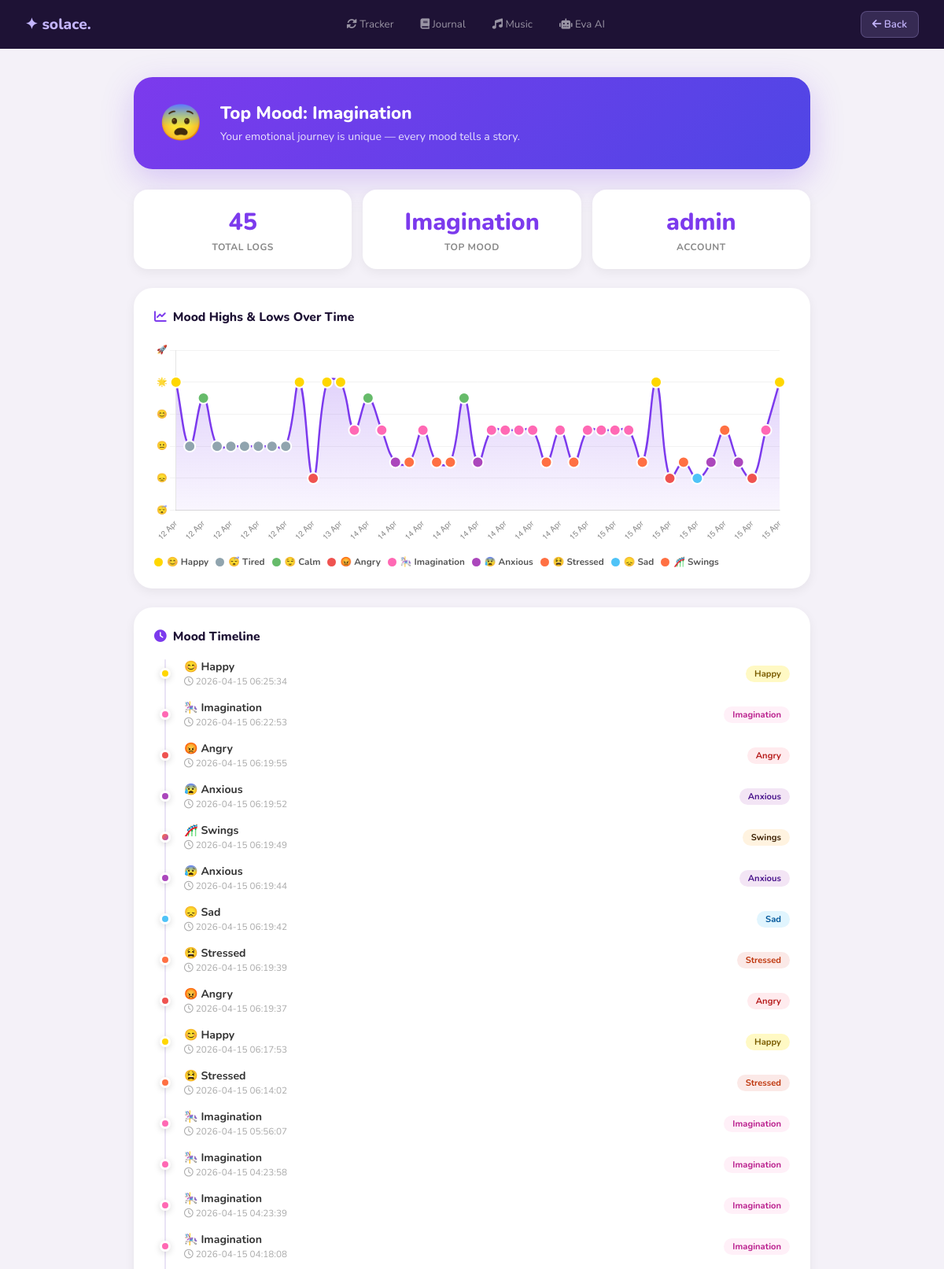
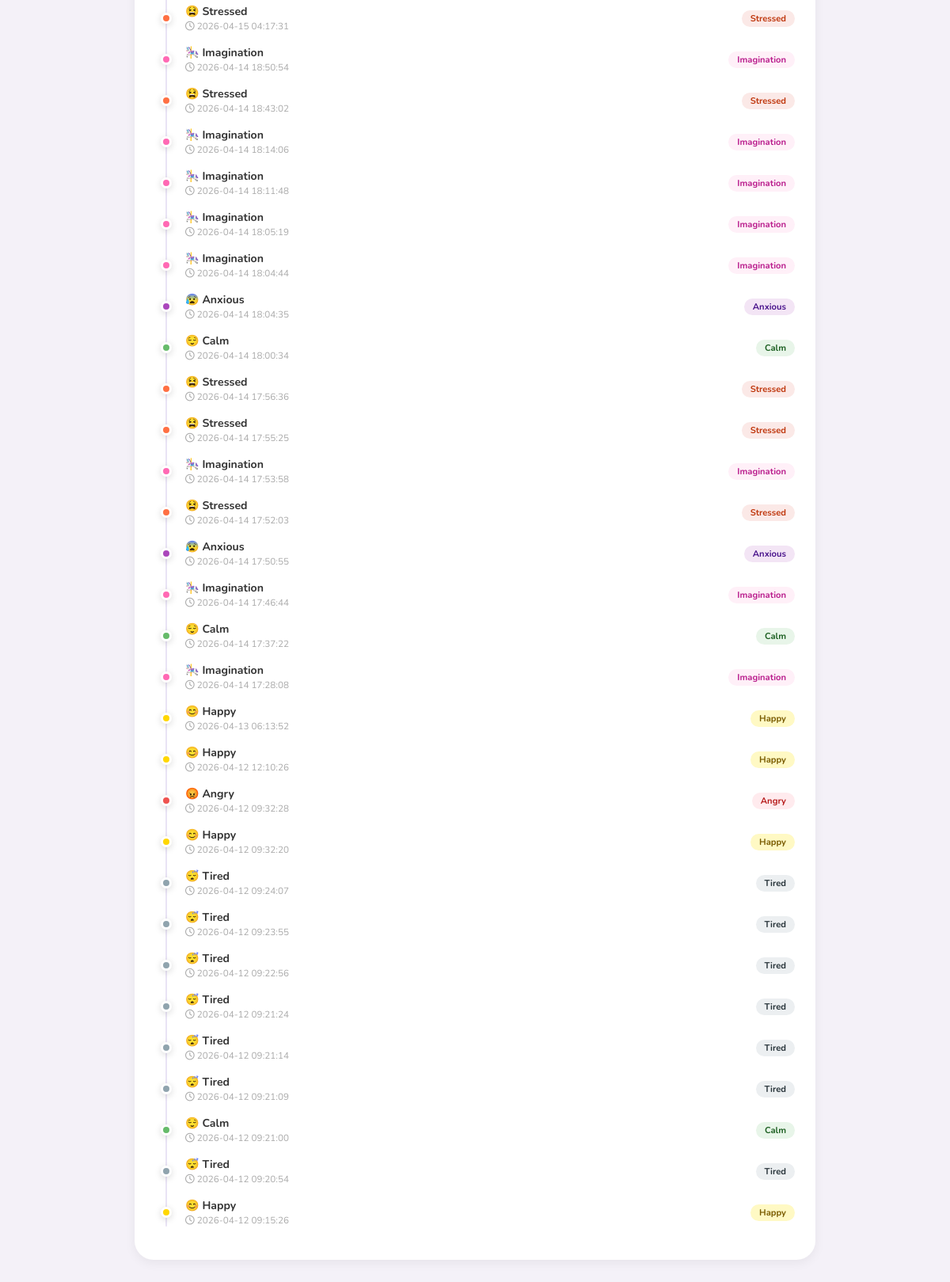
Screenshot of /history (signed in) with the database file from the repository (2 pictures, top to bottom).
### tables this page shows
CREATE TABLE mood_logs (
                id        INTEGER PRIMARY KEY AUTOINCREMENT,
                user_id   INTEGER NOT NULL REFERENCES users(id),
                mood      TEXT NOT NULL,
                timestamp DATETIME DEFAULT CURRENT_TIMESTAMP
            );

### app.py (the view)
@app.route("/history")
@login_required
def history() -> Any:
    with get_db() as conn:
        logs = conn.execute(
            "SELECT mood, timestamp FROM mood_logs WHERE user_id=? ORDER BY timestamp DESC",
            (session["user_id"],),
        ).fetchall()
    mood_counts: dict[str, int] = {}
    for r in logs:
        mood_counts[r["mood"]] = mood_counts.get(r["mood"], 0) + 1
    top_mood = max(mood_counts, key=mood_counts.get) if mood_counts else "New User"
    return render_template("history.html", logs=logs, username=session["username"], top_mood=top_mood)

### app.py (called while the page is built)
def get_db() -> sqlite3.Connection:
    db_path = os.path.join(os.path.dirname(os.path.abspath(__file__)), "database.db")
    conn = sqlite3.connect(db_path)
    conn.row_factory = sqlite3.Row
    return conn

def login_required(f: Any) -> Any:
    @wraps(f)
    def dec(*args: Any, **kwargs: Any) -> Any:
        if "user_id" not in session:
            return redirect(url_for("login_page"))
        return f(*args, **kwargs)
    return dec

### templates/history.html (shortened to what this page needs)
<!DOCTYPE html>
<html lang="en">
<head>
    <link rel="stylesheet" href="https://cdnjs.cloudflare.com/ajax/libs/font-awesome/6.0.0/css/all.min.css">
</head>
<body>
<div class="topbar">
    <a href="/dashboard" class="brand">✦ solace.</a>
    <div class="tlinks">
        <a href="/tracker"><i class="fas fa-sync-alt"></i> Tracker</a>
        <a href="/journal"><i class="fas fa-book"></i> Journal</a>
        <a href="/music"><i class="fas fa-music"></i> Music</a>
        <a href="/ai_chat"><i class="fas fa-robot"></i> Eva AI</a>
    </div>
    <a href="/dashboard" class="back-btn"><i class="fas fa-arrow-left"></i> Back</a>
</div>
<div class="wrap">
    <div class="insight">
        <div class="insight-emoji">
            {% if top_mood == 'happy' %}😊{% elif top_mood == 'sad' %}😞{% elif top_mood == 'angry' %}😡
            {% elif top_mood == 'anxious' %}😰{% elif top_mood == 'calm' %}😌{% elif top_mood == 'stressed' %}😫
            {% elif top_mood == 'tired' %}😴{% elif top_mood == 'imagination' %}😨{% elif top_mood == 'swings' %}🎢
            {% else %}✨{% endif %}
        </div>
        <div>
            <h2>Top Mood: {{ top_mood.capitalize() }}</h2>
            <p>
                {% if top_mood == 'happy' %}You've been glowing! Keep riding this wave.
                {% elif top_mood in ['sad','stressed'] %}It's been a heavy week. 5 minutes of deep breathing can shift everything.
                {% elif top_mood == 'calm' %}You're finding your balance — consistency is your superpower.
                {% elif top_mood == 'angry' %}Something's been bothering you. Let's channel that into growth.
                {% elif top_mood == 'anxious' %}Your mind's been busy. One breath, one fact at a time.
                {% elif top_mood == 'tired' %}Rest is productive. You're allowed to slow down.
                {% else %}Your emotional journey is unique — every mood tells a story.{% endif %}
            </p>
        </div>
    </div>
    <div class="stats">
        <div class="scard"><div class="num">{{ logs|length }}</div><div class="lbl">Total Logs</div></div>
        <div class="scard"><div class="num">{{ top_mood.capitalize() }}</div><div class="lbl">Top Mood</div></div>
        <div class="scard"><div class="num">{{ username }}</div><div class="lbl">Account</div></div>
    </div>
    <div class="ccard">
        <div class="ctitle"><i class="fas fa-chart-line" style="color:#7c3aed"></i> Mood Highs &amp; Lows Over Time</div>
        <div class="chart-wrap"><canvas id="moodChart"></canvas></div>
        <div class="legend" id="legend"></div>
    </div>
    <div class="ccard">
        <div class="ctitle"><i class="fas fa-clock" style="color:#7c3aed"></i> Mood Timeline</div>
        {% if logs %}
        <div class="tline">
            {% for mood, time in logs %}
            <div class="li-row">
                <div class="ldot d-{{ mood }}"></div>
                <div class="lmeta">
                    <div class="lmood">
                        {% if mood=='happy'%}😊{%elif mood=='sad'%}😞{%elif mood=='angry'%}😡
                        {%elif mood=='anxious'%}😰{%elif mood=='calm'%}😌{%elif mood=='stressed'%}😫
                        {%elif mood=='tired'%}😴{%elif mood=='imagination'%}🎠{%elif mood=='swings'%}🎢{%endif%}
                        {{ mood.capitalize() }}
                    </div>
                    <div class="ltime"><i class="far fa-clock"></i> {{ time }}</div>
                </div>
                <span class="lbadge b-{{ mood }}">{{ mood.capitalize() }}</span>
            </div>
            {% endfor %}
        </div>
        {% else %}
        <div class="empty"><i class="fas fa-chart-bar"></i><p>No mood logs yet. Start from the tracker!</p></div>
        {% endif %}
    </div>
</div>
<script>
const MS={happy:8,calm:7,swings:5,tired:4,anxious:3,stressed:3,sad:2,angry:2,imagination:5};
const MC={happy:'#FFD700',sad:'#4FC3F7',angry:'#EF5350',anxious:'#AB47BC',calm:'#66BB6A',stressed:'#FF7043',tired:'#90A4AE',imagination:'#FF69B4',swings:'#FF7043'};
const ME={happy:'😊',sad:'😞',angry:'😡',anxious:'😰',calm:'😌',stressed:'😫',tired:'😴',imagination:'🎠',swings:'🎢'};
const raw=JSON.parse(document.getElementById('mood-data').textContent);
const data=raw.slice().reverse();
const labels=data.map((l,i)=>{const d=new Date(l.time);return isNaN(d)?`#${i+1}`:d.toLocaleDateString('en-IN',{month:'short',day:'numeric'});});
const scores=data.map(l=>MS[l.mood]||5);
const ptColors=data.map(l=>MC[l.mood]||'#aaa');
const moods=data.map(l=>l.mood);
const ctx=document.getElementById('moodChart').getContext('2d');
const gr=ctx.createLinearGradient(0,0,0,260);
gr.addColorStop(0,'rgba(124,58,237,0.28)');
gr.addColorStop(1,'rgba(124,58,237,0)');
new Chart(ctx,{
    type:'line',
    data:{labels,datasets:[{label:'Mood',data:scores,borderColor:'#7c3aed',backgroundColor:gr,borderWidth:2.5,
        pointBackgroundColor:ptColors,pointBorderColor:'#fff',pointBorderWidth:2,pointRadius:7,pointHoverRadius:11,
        fill:true,tension:0.4}]},
    options:{responsive:true,maintainAspectRatio:false,
        plugins:{legend:{display:false},
            tooltip:{callbacks:{label:c=>{const m=moods[c.dataIndex];return ` ${ME[m]||''} ${m} (${c.raw}/10)`;}},
                backgroundColor:'rgba(20,10,40,0.92)',padding:12,bodyFont:{size:13,weight:'bold'},
                borderColor:'rgba(196,181,253,0.3)',borderWidth:1}},
        scales:{
            y:{min:0,max:10,ticks:{stepSize:2,callback:v=>({0:'😴',2:'😞',4:'😐',6:'😊',8:'🌟',10:'🚀'}[v]||v),color:'#888',font:{size:11}},grid:{color:'rgba(0,0,0,0.05)'}},
            x:{ticks:{color:'#888',font:{size:10},maxRotation:45},grid:{display:false}}
        },interaction:{intersect:false,mode:'index'}}
});
const leg=document.getElementById('legend'),seen={};
data.forEach(l=>{if(!seen[l.mood]){seen[l.mood]=true;}});
Object.keys(seen).forEach(m=>{const d=document.createElement('div');d.className='li';d.innerHTML=`<div class="ld" style="background:${MC[m]||'#aaa'}"></div><span>${ME[m]||''} ${m.charAt(0).toUpperCase()+m.slice(1)}</span>`;leg.appendChild(d);});
</script>
</body>
</html>

### templates/history.html (style rules this page uses)
* { box-sizing:border-box;margin:0;padding:0; }
body { font-family:'Nunito',sans-serif;background:#f4f1f8;color:#333;min-height:100vh; }
.topbar { background:#1e1235;padding:14px 32px;display:flex;align-items:center;justify-content:space-between;position:sticky;top:0;z-index:50; }
.brand { font-size:1.2rem;font-weight:800;color:#c4b5fd;text-decoration:none; }
.tlinks { display:flex;gap:6px; }
.tlinks a { color:rgba(255,255,255,0.55);text-decoration:none;font-size:0.83rem;padding:7px 14px;border-radius:8px;transition:all 0.2s; }
.back-btn { background:rgba(196,181,253,0.15);color:#c4b5fd;border:1px solid rgba(196,181,253,0.25);border-radius:8px;padding:7px 14px;font-size:0.83rem;text-decoration:none;font-weight:600;transition:all 0.2s; }
.wrap { max-width:900px;margin:0 auto;padding:36px 20px 60px; }
.insight { background:linear-gradient(135deg,#7c3aed,#4f46e5);color:white;padding:28px 32px;border-radius:24px;margin-bottom:26px;display:flex;align-items:center;gap:22px;box-shadow:0 12px 40px rgba(124,58,237,0.25); }
.insight-emoji { font-size:2.8rem;flex-shrink:0; }
.insight h2 { font-size:1.4rem;font-weight:800;margin-bottom:4px; }
.insight p { opacity:0.85;font-size:0.88rem;line-height:1.6; }
.stats { display:grid;grid-template-columns:repeat(3,1fr);gap:14px;margin-bottom:24px; }
.scard { background:white;border-radius:18px;padding:20px;text-align:center;box-shadow:0 4px 14px rgba(0,0,0,0.06); }
.scard .num { font-size:1.9rem;font-weight:800;color:#7c3aed; }
.scard .lbl { font-size:0.75rem;color:#888;margin-top:3px;font-weight:700;text-transform:uppercase;letter-spacing:0.5px; }
.ccard { background:white;border-radius:24px;padding:26px;box-shadow:0 4px 14px rgba(0,0,0,0.06);margin-bottom:24px; }
.ctitle { font-size:0.98rem;font-weight:800;margin-bottom:18px;color:#1e1235;display:flex;align-items:center;gap:8px; }
.chart-wrap { position:relative;height:260px; }
.legend { display:flex;flex-wrap:wrap;gap:9px;margin-top:14px; }
.tline { position:relative;padding-left:38px; }
.tline::before { content:'';position:absolute;left:13px;top:0;bottom:0;width:2px;background:#e9e3f5;border-radius:2px; }
.li-row { position:relative;margin-bottom:16px;display:flex;align-items:center;gap:12px; }
.ldot { position:absolute;left:-31px;width:14px;height:14px;border-radius:50%;border:3px solid white;box-shadow:0 2px 8px rgba(0,0,0,0.15); }
.lmeta { flex:1; }
.lmood { font-weight:700;font-size:0.88rem; }
.ltime { font-size:0.73rem;color:#aaa;margin-top:1px; }
.lbadge { padding:3px 11px;border-radius:20px;font-size:0.7rem;font-weight:700; }
.d-happy { background:#FFD700; }
.d-sad { background:#4FC3F7; }
.d-angry { background:#EF5350; }
.d-anxious { background:#AB47BC; }
.d-calm { background:#66BB6A; }
.d-stressed { background:#FF7043; }
.d-tired { background:#90A4AE; }
.d-imagination { background:#FF69B4; }
.d-swings { background:linear-gradient(135deg,#FF7043,#AB47BC); }
.b-happy { background:#FFF9C4;color:#7a5c00; }
.b-sad { background:#E1F5FE;color:#01579b; }
.b-angry { background:#FFEBEE;color:#b71c1c; }
.b-anxious { background:#F3E5F5;color:#4a148c; }
.b-calm { background:#E8F5E9;color:#1b5e20; }
.b-stressed { background:#FBE9E7;color:#bf360c; }
.b-tired { background:#ECEFF1;color:#263238; }
.b-imagination { background:#FFF0F8;color:#b91c8c; }
.b-swings { background:#FFF3E0;color:#3b1f00; }

### rows the page displays
mood_logs: capitalize "Imagination", timestamp "2026-04-15 06:22:53"
mood_logs: capitalize "Happy", timestamp "2026-04-15 06:25:34"
mood_logs: capitalize "Angry", timestamp "2026-04-15 06:19:55"
mood_logs: capitalize "Anxious", timestamp "2026-04-15 06:19:52"
mood_logs: capitalize "Swings", timestamp "2026-04-15 06:19:49"
mood_logs: capitalize "Anxious", timestamp "2026-04-15 06:19:44"
mood_logs: capitalize "Sad", timestamp "2026-04-15 06:19:42"
mood_logs: capitalize "Stressed", timestamp "2026-04-15 06:19:39"
mood_logs: capitalize "Angry", timestamp "2026-04-15 06:19:37"
mood_logs: capitalize "Happy", timestamp "2026-04-15 06:17:53"
mood_logs: capitalize "Stressed", timestamp "2026-04-15 06:14:02"
mood_logs: capitalize "Imagination", timestamp "2026-04-15 05:56:07"
mood_logs: capitalize "Imagination", timestamp "2026-04-15 04:23:58"
mood_logs: capitalize "Imagination", timestamp "2026-04-15 04:23:39"
mood_logs: capitalize "Imagination", timestamp "2026-04-15 04:18:08"
mood_logs: capitalize "Stressed", timestamp "2026-04-15 04:17:31"
mood_logs: capitalize "Imagination", timestamp "2026-04-14 18:50:54"
mood_logs: capitalize "Stressed", timestamp "2026-04-14 18:43:02"
mood_logs: capitalize "Imagination", timestamp "2026-04-14 18:14:06"
mood_logs: capitalize "Imagination", timestamp "2026-04-14 18:11:48"
mood_logs: capitalize "Imagination", timestamp "2026-04-14 18:05:19"
mood_logs: capitalize "Imagination", timestamp "2026-04-14 18:04:44"
mood_logs: capitalize "Anxious", timestamp "2026-04-14 18:04:35"
mood_logs: capitalize "Calm", timestamp "2026-04-14 18:00:34"
mood_logs: capitalize "Stressed", timestamp "2026-04-14 17:56:36"
mood_logs: capitalize "Stressed", timestamp "2026-04-14 17:55:25"
mood_logs: capitalize "Imagination", timestamp "2026-04-14 17:53:58"
mood_logs: capitalize "Stressed", timestamp "2026-04-14 17:52:03"
mood_logs: capitalize "Anxious", timestamp "2026-04-14 17:50:55"
mood_logs: capitalize "Imagination", timestamp "2026-04-14 17:46:44"
mood_logs: capitalize "Calm", timestamp "2026-04-14 17:37:22"
mood_logs: capitalize "Imagination", timestamp "2026-04-14 17:28:08"
mood_logs: capitalize "Happy", timestamp "2026-04-13 06:13:52"
mood_logs: capitalize "Happy", timestamp "2026-04-12 12:10:26"
mood_logs: capitalize "Angry", timestamp "2026-04-12 09:32:28"
mood_logs: capitalize "Happy", timestamp "2026-04-12 09:32:20"
mood_logs: capitalize "Tired", timestamp "2026-04-12 09:24:07"
mood_logs: capitalize "Tired", timestamp "2026-04-12 09:23:55"
mood_logs: capitalize "Tired", timestamp "2026-04-12 09:22:56"
mood_logs: capitalize "Tired", timestamp "2026-04-12 09:21:24"
mood_logs: capitalize "Tired", timestamp "2026-04-12 09:21:14"
mood_logs: capitalize "Tired", timestamp "2026-04-12 09:21:09"
mood_logs: capitalize "Calm", timestamp "2026-04-12 09:21:00"
mood_logs: capitalize "Tired", timestamp "2026-04-12 09:20:54"
mood_logs: capitalize "Happy", timestamp "2026-04-12 09:15:26"

### other values shown
{{ logs|length }} "45"
{{ username }} "admin"
